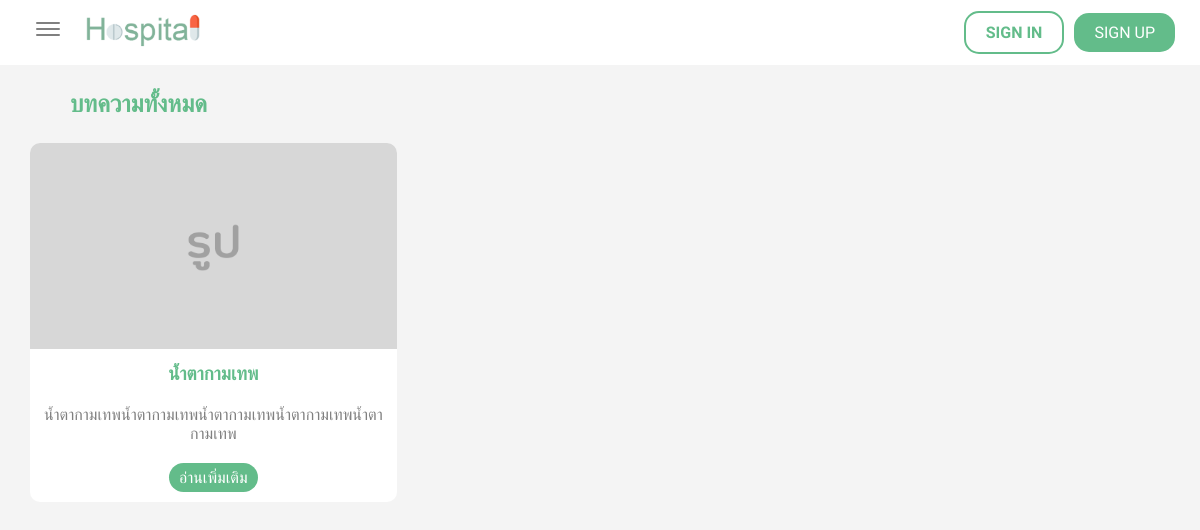
Screenshot of /healthblog with the database file from the repository.
### doctors/models.py (models this page shows, shortened)
class Article(models.Model):
    doctor = models.ForeignKey(Doctor, null = True, on_delete=models.CASCADE)
    header = models.CharField(max_length=150, null = True,)
    context = models.TextField()
    date_created = models.DateTimeField(default=timezone.now)

### doctors/views.py (the view)
# urls.py: path('healthblog', views.healthblog, name="healthblog"),
def healthblog(request):
    articles = Article.objects.all()
    context = {"articles": articles}
    return render(request, "doctors/healthblog.html", context)

### doctors/templates/doctors/healthblog.html (shortened to what this page needs)
{% extends "doctors/layout.html" %}
{% load static %}
{% block content %}
    <div class="header-news-menu">
        <h2>บทความทั้งหมด</h2>
    </div>
    <div class="news-card-area-all">
        {% for article in articles %}
        <div class="news-card">
            <img src="{% static 'images/pic.jpg' %}">
            <div class="news-topic">
                <h3>{{ article.header }}</h3>
            </div>
            <div class="details">
                <p>{{ article.context }}</p>
            </div>
            <a href="{% url 'doctors:healthblog_content' article.id %}" class="read-more">อ่านเพิ่มเติม</a>
        </div>
        {% endfor %}
    </div>
{% endblock %}

### static/css/style-navbar.css (style rules this page uses)
* { margin: 0; padding: 0; box-sizing: border-box; font-family: 'Prompt', sans-serif; }

### static/css/style-mhealthblog.css (style rules this page uses)
.area-content .header-news-menu { display: flex; margin: 15px; width: 90%; justify-content: space-between; align-items: center; text-align: center; padding: 10px; }
.area-content .header-news-menu h2 { color: #63bc8a; }
.area-content .news-card-area-all { margin: 0 auto; max-width: 95%; margin-bottom: 20px; display: grid; grid-template-columns: repeat(3, 1fr); gap: 20px; }
.area-content .news-card-area-all .news-card { background-color: white; border-radius: 10px; overflow: hidden; }
.area-content .news-card-area-all .news-card img { width: 100%; }
.area-content .news-card-area-all .news-card .news-topic { color: #63bc8a; padding: 10px; }
.area-content .news-card-area-all .news-card .details { color: gray; padding: 10px; }
.area-content .news-card-area-all .news-card .read-more { position: relative; display: inline-block; padding: 5px 10px; background: #63bc8a; color: white; border-radius: 15px; text-decoration: none; margin: 10px; transition: 100ms; }

### rows the page displays
Article: header "น้ำตากามเทพ", context "น้ำตากามเทพน้ำตากามเทพน้ำตากามเทพน้ำตากามเทพน้ำตากามเทพ"
